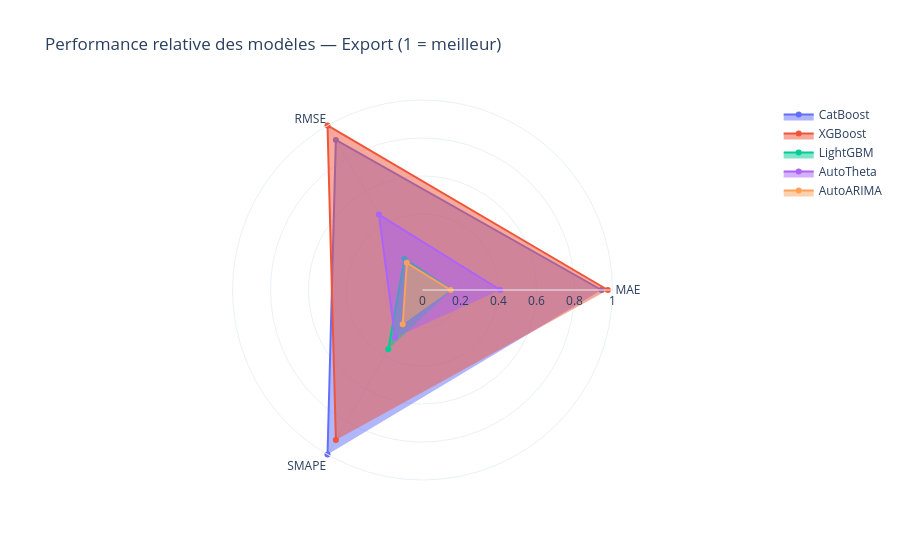

Notebook code cell kept with this figure:
### Code cell
# Vue radar des performances normalisées (1 = meilleur modèle par métrique)
metrics_cols = ["MAE", "RMSE", "SMAPE"]
radar_df = results_df.copy()
for col in metrics_cols:
    radar_df[col] = radar_df.groupby("cible")[col].transform(lambda x: x.min() / x)

fig = go.Figure()
for model in radar_df["modèle"].unique():
    sub = radar_df[radar_df["modèle"] == model][metrics_cols].mean()
    fig.add_trace(go.Scatterpolar(r=sub.values, theta=metrics_cols, fill="toself", name=model))
fig.update_layout(title=f"Performance relative des modèles — {DATASET_NAME} (1 = meilleur)",
                  polar=dict(radialaxis=dict(visible=True, range=[0, 1])), template="plotly_white")
fig.show()

### Figure 1 — Plotly figure (JSON) as saved in the notebook; plotly's stock layout.template omitted (floating-point values rounded to 4 significant figures)
{"data": [{"fill": "toself", "name": "CatBoost", "r": [0.9426, 0.912, 1.0], "theta": ["MAE", "RMSE", "SMAPE"], "type": "scatterpolar"}, {"fill": "toself", "name": "XGBoost", "r": [0.9757, 1.0, 0.9116], "theta": ["MAE", "RMSE", "SMAPE"], "type": "scatterpolar"}, {"fill": "toself", "name": "LightGBM", "r": [0.1534, 0.1899, 0.3602], "theta": ["MAE", "RMSE", "SMAPE"], "type": "scatterpolar"}, {"fill": "toself", "name": "AutoTheta", "r": [0.4099, 0.4585, 0.2888], "theta": ["MAE", "RMSE", "SMAPE"], "type": "scatterpolar"}, {"fill": "toself", "name": "AutoARIMA", "r": [0.1491, 0.165, 0.208], "theta": ["MAE", "RMSE", "SMAPE"], "type": "scatterpolar"}], "layout": {"polar": {"radialaxis": {"range": [0, 1], "visible": true}}, "title": {"text": "Performance relative des modèles — Export (1 = meilleur)"}}}
